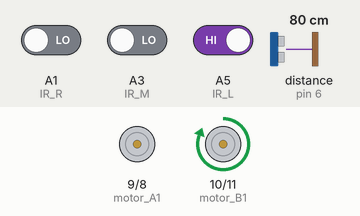
Bench run of a sketch on a simulated Arduino Uno, built with avr-gcc and run on an emulated ATmega328P. Shown: motor-driver pin pairs drawn as motors (green arrow = first pin HIGH = forward, orange = second pin HIGH = backward, longer = more drive). Wiring (inferred from the names in the program): ultrasonic range finder: trigger pin 7; echo pin 6. The test bench sets the inputs (shaded band); at power-on: distance to the obstacle (sensor on pin 6) 80 cm, A1 (IR_R) LOW, A5 (IR_L) HIGH, A3 (IR_M) LOW. The echo pulse lasts 58.3 µs per cm.

Above: at 1.2 s.
1.3 s: distance to the obstacle (sensor on pin 6) set to 16 cm
2.8 s: distance to the obstacle (sensor on pin 6) set to 13 cm
At 3.8 s:
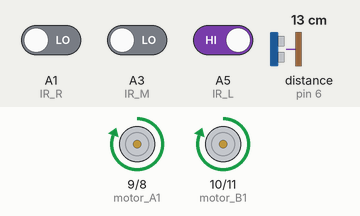
5.8 s: distance to the obstacle (sensor on pin 6) set to 18 cm
At 6.3 s:
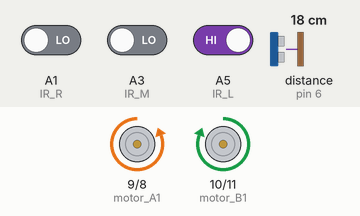
7.7 s: A1 (IR_R) driven HIGH
At 8.5 s:
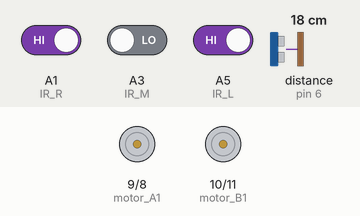
9.2 s: A5 (IR_L) driven LOW
At 9.7 s:
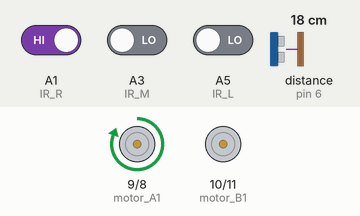
10.7 s: A3 (IR_M) driven HIGH
At 12.0 s:
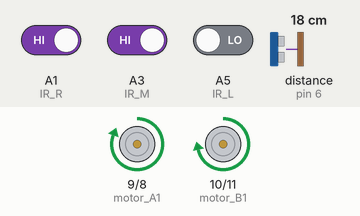
Timing chart, 0 to 13.2 s (numbered marks = the images above; inputs shaded):
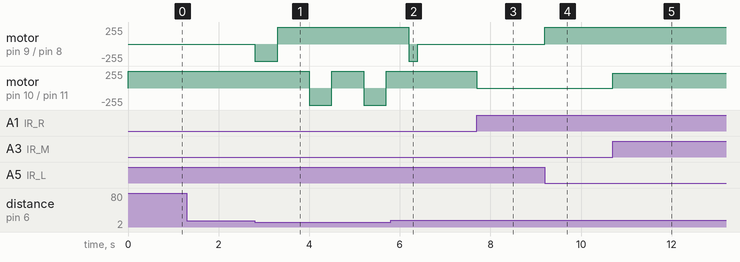

The sketch:

motor_thursday.ino
```cpp
const int motor_A1 = 9;
const int motor_A2 = 8;
const int motor_B1 = 10;
const int motor_B2 = 11;
const int IR_R = A1;
const int IR_M = A3;
const int IR_L = A5;
int IR_L_data;
int IR_M_data;
int IR_R_data;

const int trigPin = 7;
const int echoPin = 6;

float duration, distance;

void setup() {
  pinMode(motor_A1, OUTPUT);
  pinMode(motor_A2, OUTPUT);
  pinMode(motor_B1, OUTPUT);
  pinMode(motor_B2, OUTPUT);
  pinMode(IR_L, INPUT);
  pinMode(IR_M, INPUT);
  pinMode(IR_R, INPUT);
  pinMode(trigPin, OUTPUT);
  pinMode(echoPin, INPUT);
}


void loop() {
  //IR 센서 값을 읽어 출력해주는 코드
  IR_L_data = digitalRead(IR_L);
  IR_M_data = digitalRead(IR_M);
  IR_R_data = digitalRead(IR_R);

  digitalWrite(trigPin, LOW);
  delayMicroseconds(2);
  digitalWrite(trigPin, HIGH);
  delayMicroseconds(10);
  digitalWrite(trigPin, LOW);

  duration = pulseIn(echoPin, HIGH);
  distance = (duration*.0343)/2;

  if (distance < 15) {
    turn();
  } else {
    if (IR_L_data == 0 and IR_M_data == 1 and IR_R_data == 0) {
      forward();
    } else if (IR_L_data == 1 and IR_M_data == 0 and IR_R_data == 0) {
      left();
    } else if (IR_L_data == 0 and IR_M_data == 0 and IR_R_data == 1) {
      right();
    } else if (IR_L_data == 1 and IR_M_data == 1 and IR_R_data == 0) {
      smooth_left();
    } else if (IR_L_data == 0 and IR_M_data == 1 and IR_R_data == 1) {
      smooth_right();
    } else if (IR_L_data == 1 and IR_R_data == 1){
      stop();
    }
  }
}

void smooth_right() {
  analogWrite(motor_A1, 255);
  digitalWrite(motor_A2, LOW);
  analogWrite(motor_B1, 220);
  digitalWrite(motor_B2, LOW);
}

void smooth_left() {
  analogWrite(motor_A1, 220);
  digitalWrite(motor_A2, LOW);
  analogWrite(motor_B1, 255);
  digitalWrite(motor_B2, LOW);
}

void right() {
  //우
  digitalWrite(motor_A1, HIGH);
  digitalWrite(motor_A2, LOW);
  digitalWrite(motor_B1, LOW);
  digitalWrite(motor_B2, LOW);
}

void left() {
  //좌
  digitalWrite(motor_A1, LOW);
  digitalWrite(motor_A2, LOW);
  digitalWrite(motor_B1, HIGH);
  digitalWrite(motor_B2, LOW);
}

void forward() {
  digitalWrite(motor_A1, HIGH);
  digitalWrite(motor_A2, LOW);
  digitalWrite(motor_B1, HIGH);
  digitalWrite(motor_B2, LOW);
}

void stop() {
  digitalWrite(motor_A1, LOW);
  digitalWrite(motor_A2, LOW);
  digitalWrite(motor_B1, LOW);
  digitalWrite(motor_B2, LOW);
}

void turn() {
  millifirstleft(500);
  milliforward(700);
  milliright(500);
  milliforward(700);
  milliright(500);
  milliforward(500);
  millilastforward();
}

void millifirstleft(unsigned long x) {
  unsigned long current_time = millis();
  unsigned long interval = x;
  while (millis() - current_time < interval) {
    hardleft();
  }
}

void milliright(unsigned long x) {
  unsigned long current_time = millis();
  unsigned long interval = x;
  while (millis() - current_time < interval) {
    hardright();
  }
}
void millileft(unsigned long x) {
  unsigned long current_time = millis();
  unsigned long interval = x;
  while (millis() - current_time < interval) {
    hardleft();
    if (IR_L_data == 1 or IR_M_data == 1 or IR_R_data == 1) {
      return;
    }
  }
}
void milliforward(unsigned long x) {
  unsigned long current_time = millis();
  unsigned long interval = x;
  while (millis() - current_time < interval) {
    hardforward();
  }
}
void millilastforward(){
  forward();
  if (IR_L_data == 1 or IR_M_data == 1 or IR_R_data == 1) {
    millilastleft(200);
  }
}
void millilastleft(unsigned long x){
  unsigned long current_time = millis();
  unsigned long interval = x;
  while (millis() - current_time < interval) {
    hardleft();
  }
  left();
  if (IR_L_data == 1 or IR_M_data == 1 or IR_R_data == 1) {
    return;
  }
}

void hardright() {
  //우
  digitalWrite(motor_A1, HIGH);
  digitalWrite(motor_A2, LOW);
  digitalWrite(motor_B1, LOW);
  digitalWrite(motor_B2, HIGH);
}

void hardleft() {
  //좌
  digitalWrite(motor_A1, LOW);
  digitalWrite(motor_A2, HIGH);
  digitalWrite(motor_B1, HIGH);
  digitalWrite(motor_B2, LOW);
}

void hardforward() {
  digitalWrite(motor_A1, HIGH);
  digitalWrite(motor_A2, LOW);
  digitalWrite(motor_B1, HIGH);
  digitalWrite(motor_B2, LOW);
}
```

Measured:
- the behaviour switches between 15 and 14 cm on distance to the obstacle (sensor on pin 6) (found by bisection; images 0 and 1)
- after the input at 1.3 s, every drawn part: stays the same
- after the input at 2.8 s, motor on pin 9 (motor_A1) / pin 8 (motor_A2): stopped → backward 255/255 at once, → forward 255/255 0.50 s later; motor on pin 10 (motor_B1) / pin 11 (motor_B2): alternates forward 255/255 for 0.70 s and backward 255/255 for 0.50 s, starting after 1.2 s
- after the input at 5.8 s, motor on pin 10 (motor_B1) / pin 11 (motor_B2): stays forward 255/255 (without the input it goes to backward 255/255 after 1.8 s)
- after the input at 7.7 s, motor on pin 10 (motor_B1) / pin 11 (motor_B2): forward 255/255 → stopped at once
- after the input at 9.2 s, motor on pin 9 (motor_A1) / pin 8 (motor_A2): stopped → forward 255/255 at once
- after the input at 10.7 s, motor on pin 10 (motor_B1) / pin 11 (motor_B2): stopped → forward 220/255 at once
